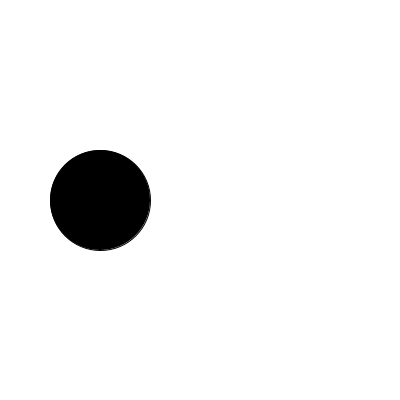
Frame 1 (no input)
Frame 60 (the mouse pressed at the canvas centre just before this capture): identical to frame 1, image omitted
Frame 120 (the mouse held since frame 60 and released just before this capture): identical to frame 1, image omitted

The Processing sketch that drew this single still picture (run headless with seeded random() and noise(); from frame 60 on, the mouse is pressed at the canvas centre):

// Processing sketch: fixed_values
// ── fixed_values.pde
int circleX;
int circleY = 200;

void setup() {
  size(400, 400);
  
  circleX = 100;
}

void draw() {
  background(255);
  fill(0);
  
  circle(circleX, circleY, 100);
}
